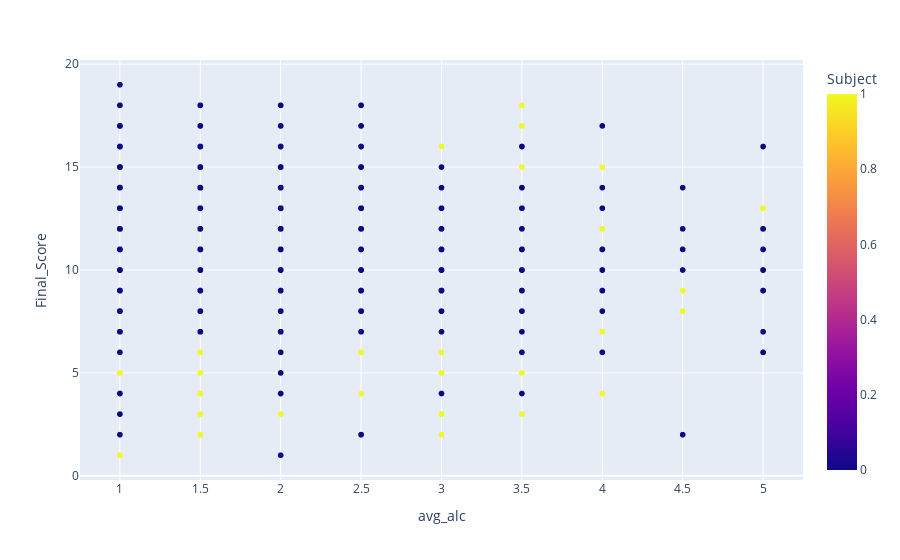

Notebook code cell kept with this figure:
### Code cell
fig = px.scatter(df, x="avg_alc", y="Final_Score", color="Subject")
fig.show()

### Figure 1 — Plotly figure (JSON) as saved in the notebook; plotly's stock layout.template omitted (floating-point values rounded to 4 significant figures; data arrays with more than 128 entries replaced by an {"elided": "..."} marker saying what was removed)
{"data": [{"hovertemplate": "avg_alc=%{x}<br>Final_Score=%{y}<br>Subject=%{marker.color}<extra></extra>", "legendgroup": "", "marker": {"color": {"elided": "1044 int values"}, "coloraxis": "coloraxis", "symbol": "circle"}, "mode": "markers", "name": "", "showlegend": false, "type": "scattergl", "x": {"elided": "1044 float values"}, "xaxis": "x", "y": {"elided": "1044 int values"}, "yaxis": "y"}], "layout": {"coloraxis": {"colorbar": {"title": {"text": "Subject"}}, "colorscale": [[0, "#0d0887"], [0.1111, "#46039f"], [0.2222, "#7201a8"], [0.3333, "#9c179e"], [0.4444, "#bd3786"], [0.5556, "#d8576b"], [0.6667, "#ed7953"], [0.7778, "#fb9f3a"], [0.8889, "#fdca26"], [1, "#f0f921"]]}, "legend": {"tracegroupgap": 0}, "margin": {"t": 60}, "xaxis": {"anchor": "y", "domain": [0, 1], "title": {"text": "avg_alc"}}, "yaxis": {"anchor": "x", "domain": [0, 1], "title": {"text": "Final_Score"}}}}
